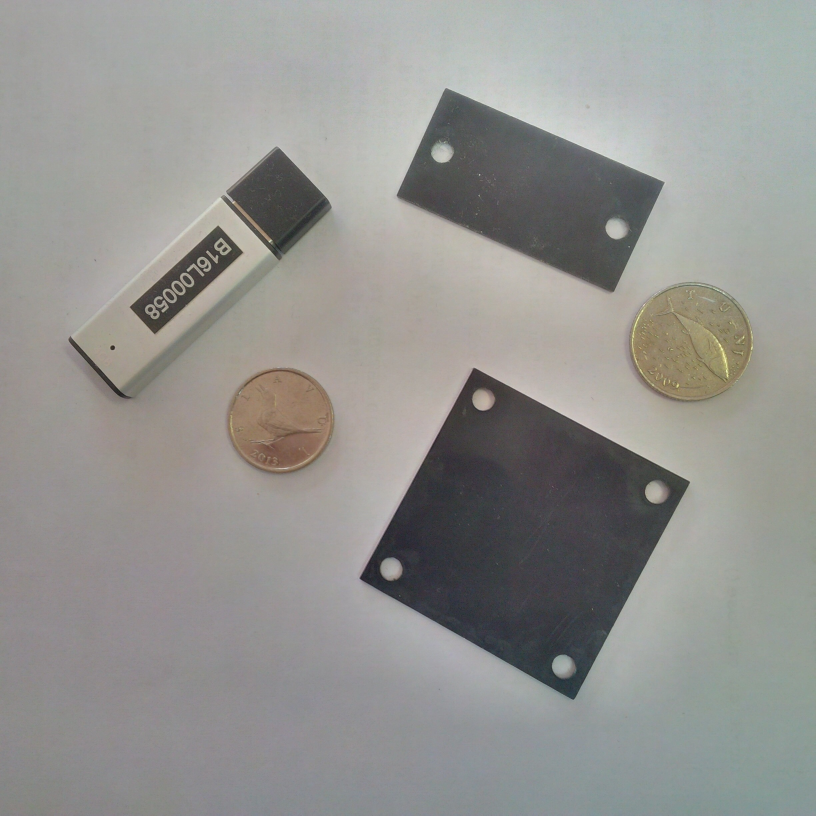
#> input picture shape detection/Img1.jpg, 2446 x 2446 px (shown at 1/3 size)
$ python detect_shapes.py   (older library calls are emulated)
#> lines starting #> are read from the running program, lines starting #| are printed output that depends on the picture; after the words box and inside, x2 and y2 are one past the last pixel; in counts of white or black regions, pixels touching at a corner belong together
# -*- coding: utf-8 -*-
"""
Created on Thu Apr 20 10:52:47 2017

@author: mauro
"""
import argparse
import imutils
import cv2
from matplotlib import pyplot as plt

class ShapeDetector:
	def __init__(self):
		pass

	def detect(self, c):
		# initialize the shape name and approximate the contour
		shape = "unidentified"
		peri = cv2.arcLength(c, True)
		approx = cv2.approxPolyDP(c, 0.04 * peri, True)

  		# if the shape is a triangle, it will have 3 vertices
		if len(approx) == 3:
			shape = "triangle"

		# if the shape has 4 vertices, it is either a square or
		# a rectangle
		elif len(approx) == 4:
			# compute the bounding box of the contour and use the
			# bounding box to compute the aspect ratio
			(x, y, w, h) = cv2.boundingRect(approx)
			ar = w / float(h)

			# a square will have an aspect ratio that is approximately
			# equal to one, otherwise, the shape is a rectangle
			shape = "square" if ar >= 0.95 and ar <= 1.05 else "rectangle"

		# if the shape is a pentagon, it will have 5 vertices
		elif len(approx) == 5:
			shape = "pentagon"

		# otherwise, we assume the shape is a circle
		else:
			shape = "circle"

		# return the name of the shape
		return shape

# construct the argument parse and parse the arguments
"""
ap = argparse.ArgumentParser()
ap.add_argument("-i", "--image", required=True,
	help="path to the input image")
args = vars(ap.parse_args())
"""

# load the image and resize it to a smaller factor so that
# the shapes can be approximated better
#image = cv2.imread(args["image"])
image = cv2.imread("Img1.jpg")
#> image is the input picture: shape (2446, 2446, 3); mean B, G, R 144.2, 147.4, 147.6

resized = imutils.resize(image, width=300)
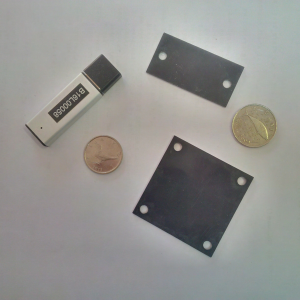
#> resized: shape (300, 300, 3); mean B, G, R 144.2, 147.4, 147.6
ratio = image.shape[0] / float(resized.shape[0])
#> ratio = 8.15

# convert the resized image to grayscale, blur it slightly,
# and threshold it
gray = cv2.cvtColor(resized, cv2.COLOR_BGR2GRAY)
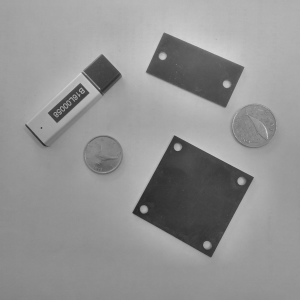
#> gray: shape (300, 300); min 39, max 212, mean 147.1
blurred = cv2.GaussianBlur(gray, (5,5), 0)
thresh = cv2.threshold(blurred, 140, 100, cv2.THRESH_BINARY)[1]
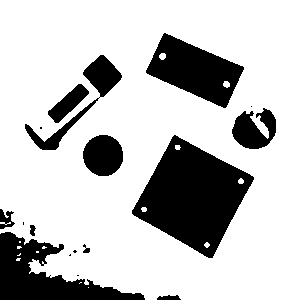
#> thresh: shape (300, 300); values 0 (black) and 100 (white), 76.2% white; 17 black regions (6 under 20 px)

# find contours in the thresholded image and initialize the
# shape detector
cnts = cv2.findContours(thresh.copy(), cv2.RETR_EXTERNAL,
	cv2.CHAIN_APPROX_SIMPLE)
#> cnts = 10 contours, 9 with area under 20; largest, box (x1, y1, x2, y2) and area: (0, 0, 300, 300) 84759
cnts = cnts[0] if imutils.is_cv2() else cnts[1]
sd = ShapeDetector()

plt.imshow(thresh),plt.show()

print(cnts)
#> (printed output is left out)
# loop over the contours
for c in cnts:
	# compute the center of the contour, then detect the name of the
	# shape using only the contour
	M = cv2.moments(c)
#> (the run stopped early here; a loop or call above may not have finished)
